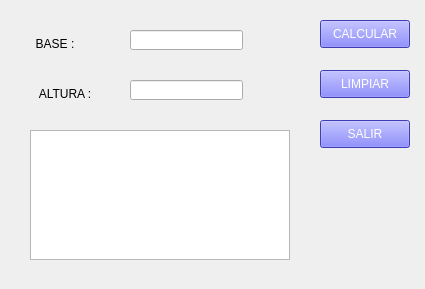
<?xml version="1.0" encoding="UTF-8"?>
<ui version="4.0">
 <class>MainWindow</class>
 <widget class="QMainWindow" name="MainWindow">
  <property name="geometry">
   <rect>
    <x>0</x>
    <y>0</y>
    <width>425</width>
    <height>289</height>
   </rect>
  </property>
  <property name="windowTitle">
   <string>MainWindow</string>
  </property>
  <widget class="QWidget" name="centralwidget">
   <widget class="QPushButton" name="btnCalcular">
    <property name="geometry">
     <rect>
      <x>320</x>
      <y>20</y>
      <width>90</width>
      <height>28</height>
     </rect>
    </property>
    <property name="styleSheet">
     <string notr="true">color: rgb(255, 255, 255);
background-color: rgb(85, 85, 255);
font: 75 11pt &quot;Comic Sans MS&quot;;</string>
    </property>
    <property name="text">
     <string>CALCULAR</string>
    </property>
   </widget>
   <widget class="QPushButton" name="btnLimpiar">
    <property name="geometry">
     <rect>
      <x>320</x>
      <y>70</y>
      <width>90</width>
      <height>28</height>
     </rect>
    </property>
    <property name="styleSheet">
     <string notr="true">color: rgb(255, 255, 255);
background-color: rgb(85, 85, 255);
font: 75 11pt &quot;Comic Sans MS&quot;;</string>
    </property>
    <property name="text">
     <string>LIMPIAR</string>
    </property>
   </widget>
   <widget class="QPushButton" name="btnSalir">
    <property name="geometry">
     <rect>
      <x>320</x>
      <y>120</y>
      <width>90</width>
      <height>28</height>
     </rect>
    </property>
    <property name="styleSheet">
     <string notr="true">color: rgb(255, 255, 255);
background-color: rgb(85, 85, 255);
font: 75 11pt &quot;Comic Sans MS&quot;;</string>
    </property>
    <property name="text">
     <string>SALIR</string>
    </property>
   </widget>
   <widget class="QLabel" name="lblBase">
    <property name="geometry">
     <rect>
      <x>10</x>
      <y>30</y>
      <width>90</width>
      <height>28</height>
     </rect>
    </property>
    <property name="styleSheet">
     <string notr="true">font: 11pt &quot;Gill Sans Ultra Bold&quot;;</string>
    </property>
    <property name="text">
     <string>BASE :</string>
    </property>
    <property name="alignment">
     <set>Qt::AlignCenter</set>
    </property>
   </widget>
   <widget class="QLabel" name="lblAltura">
    <property name="geometry">
     <rect>
      <x>20</x>
      <y>80</y>
      <width>90</width>
      <height>28</height>
     </rect>
    </property>
    <property name="styleSheet">
     <string notr="true">font: 11pt &quot;Gill Sans Ultra Bold&quot;;</string>
    </property>
    <property name="text">
     <string>ALTURA :</string>
    </property>
    <property name="alignment">
     <set>Qt::AlignCenter</set>
    </property>
   </widget>
   <widget class="QLineEdit" name="txtBase">
    <property name="geometry">
     <rect>
      <x>130</x>
      <y>30</y>
      <width>113</width>
      <height>20</height>
     </rect>
    </property>
    <property name="focusPolicy">
     <enum>Qt::StrongFocus</enum>
    </property>
   </widget>
   <widget class="QLineEdit" name="txtAltura">
    <property name="geometry">
     <rect>
      <x>130</x>
      <y>80</y>
      <width>113</width>
      <height>20</height>
     </rect>
    </property>
   </widget>
   <widget class="QTextEdit" name="txtS">
    <property name="geometry">
     <rect>
      <x>30</x>
      <y>130</y>
      <width>260</width>
      <height>130</height>
     </rect>
    </property>
   </widget>
  </widget>
 </widget>
 <tabstops>
  <tabstop>txtBase</tabstop>
  <tabstop>txtAltura</tabstop>
  <tabstop>btnCalcular</tabstop>
  <tabstop>btnLimpiar</tabstop>
  <tabstop>btnSalir</tabstop>
  <tabstop>txtS</tabstop>
 </tabstops>
 <resources/>
 <connections/>
</ui>
